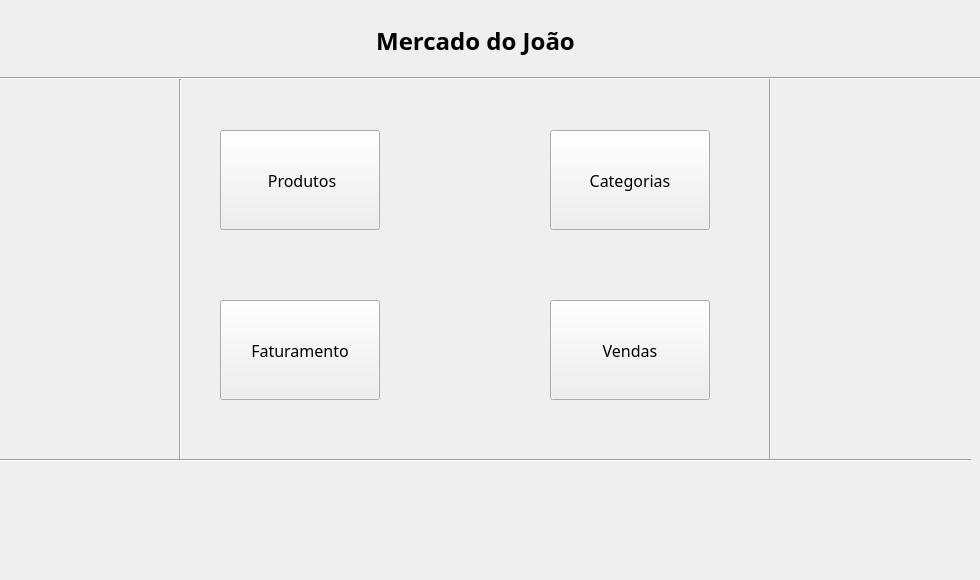
<?xml version="1.0" encoding="UTF-8"?>
<ui version="4.0">
 <class>Form</class>
 <widget class="QWidget" name="Form">
  <property name="windowModality">
   <enum>Qt::WindowModal</enum>
  </property>
  <property name="geometry">
   <rect>
    <x>0</x>
    <y>0</y>
    <width>980</width>
    <height>580</height>
   </rect>
  </property>
  <property name="minimumSize">
   <size>
    <width>980</width>
    <height>580</height>
   </size>
  </property>
  <property name="maximumSize">
   <size>
    <width>980</width>
    <height>580</height>
   </size>
  </property>
  <property name="windowTitle">
   <string>Mercado</string>
  </property>
  <property name="windowIcon">
   <iconset>
    <normaloff>:/images/window_icon.png</normaloff>:/images/window_icon.png</iconset>
  </property>
  <property name="locale">
   <locale language="Portuguese" country="Brazil"/>
  </property>
  <widget class="Line" name="hline1">
   <property name="geometry">
    <rect>
     <x>-20</x>
     <y>450</y>
     <width>991</width>
     <height>20</height>
    </rect>
   </property>
   <property name="accessibleName">
    <string>hline1</string>
   </property>
   <property name="orientation">
    <enum>Qt::Horizontal</enum>
   </property>
  </widget>
  <widget class="QToolButton" name="btn_products_save">
   <property name="geometry">
    <rect>
     <x>550</x>
     <y>300</y>
     <width>160</width>
     <height>100</height>
    </rect>
   </property>
   <property name="font">
    <font>
     <family>Droid Sans</family>
     <pointsize>12</pointsize>
    </font>
   </property>
   <property name="cursor">
    <cursorShape>PointingHandCursor</cursorShape>
   </property>
   <property name="toolTip">
    <string>Salvar</string>
   </property>
   <property name="accessibleName">
    <string>btn_products_save</string>
   </property>
   <property name="text">
    <string extracomment="Salvar">Vendas</string>
   </property>
   <property name="icon">
    <iconset resource="../resources_rc.qrc">
     <normaloff>:/sales_icon.png</normaloff>:/sales_icon.png</iconset>
   </property>
   <property name="iconSize">
    <size>
     <width>64</width>
     <height>64</height>
    </size>
   </property>
   <property name="shortcut">
    <string>Ctrl+V</string>
   </property>
   <property name="toolButtonStyle">
    <enum>Qt::ToolButtonTextUnderIcon</enum>
   </property>
  </widget>
  <widget class="QSplitter" name="splitter">
   <property name="geometry">
    <rect>
     <x>10</x>
     <y>0</y>
     <width>0</width>
     <height>0</height>
    </rect>
   </property>
   <property name="orientation">
    <enum>Qt::Vertical</enum>
   </property>
  </widget>
  <widget class="QToolButton" name="btn_products_back">
   <property name="geometry">
    <rect>
     <x>550</x>
     <y>130</y>
     <width>160</width>
     <height>100</height>
    </rect>
   </property>
   <property name="font">
    <font>
     <family>Droid Sans</family>
     <pointsize>12</pointsize>
    </font>
   </property>
   <property name="cursor">
    <cursorShape>PointingHandCursor</cursorShape>
   </property>
   <property name="toolTip">
    <string extracomment="Voltar">Voltar</string>
   </property>
   <property name="accessibleName">
    <string>btn_products_back</string>
   </property>
   <property name="text">
    <string extracomment="Voltar">Categorias</string>
   </property>
   <property name="icon">
    <iconset resource="../resources_rc.qrc">
     <normaloff>:/categories_icon.png</normaloff>:/categories_icon.png</iconset>
   </property>
   <property name="iconSize">
    <size>
     <width>64</width>
     <height>64</height>
    </size>
   </property>
   <property name="shortcut">
    <string>Ctrl+C</string>
   </property>
   <property name="toolButtonStyle">
    <enum>Qt::ToolButtonTextUnderIcon</enum>
   </property>
   <property name="arrowType">
    <enum>Qt::NoArrow</enum>
   </property>
  </widget>
  <widget class="QWidget" name="layoutWidget">
   <property name="geometry">
    <rect>
     <x>10</x>
     <y>0</y>
     <width>2</width>
     <height>2</height>
    </rect>
   </property>
   <layout class="QVBoxLayout" name="verticalLayout"/>
  </widget>
  <widget class="QToolButton" name="btn_products_new">
   <property name="geometry">
    <rect>
     <x>220</x>
     <y>300</y>
     <width>160</width>
     <height>100</height>
    </rect>
   </property>
   <property name="font">
    <font>
     <family>Droid Sans</family>
     <pointsize>12</pointsize>
     <weight>50</weight>
     <bold>false</bold>
     <strikeout>false</strikeout>
     <stylestrategy>PreferDefault</stylestrategy>
     <kerning>true</kerning>
    </font>
   </property>
   <property name="cursor">
    <cursorShape>PointingHandCursor</cursorShape>
   </property>
   <property name="toolTip">
    <string>Novo</string>
   </property>
   <property name="accessibleName">
    <string>btn_products_new</string>
   </property>
   <property name="layoutDirection">
    <enum>Qt::LeftToRight</enum>
   </property>
   <property name="autoFillBackground">
    <bool>false</bool>
   </property>
   <property name="text">
    <string extracomment="Novo">Faturamento</string>
   </property>
   <property name="icon">
    <iconset resource="../resources_rc.qrc">
     <normaloff>:/revenues_icon.png</normaloff>:/revenues_icon.png</iconset>
   </property>
   <property name="iconSize">
    <size>
     <width>64</width>
     <height>64</height>
    </size>
   </property>
   <property name="shortcut">
    <string>Ctrl+F</string>
   </property>
   <property name="checkable">
    <bool>false</bool>
   </property>
   <property name="toolButtonStyle">
    <enum>Qt::ToolButtonTextUnderIcon</enum>
   </property>
  </widget>
  <widget class="QLabel" name="lbl_products">
   <property name="geometry">
    <rect>
     <x>330</x>
     <y>20</y>
     <width>291</width>
     <height>41</height>
    </rect>
   </property>
   <property name="font">
    <font>
     <family>Droid Sans</family>
     <pointsize>18</pointsize>
     <weight>75</weight>
     <bold>true</bold>
    </font>
   </property>
   <property name="toolTip">
    <string>Lista de Produtos</string>
   </property>
   <property name="accessibleName">
    <string>lbl_products</string>
   </property>
   <property name="layoutDirection">
    <enum>Qt::LeftToRight</enum>
   </property>
   <property name="text">
    <string>Mercado do João</string>
   </property>
   <property name="alignment">
    <set>Qt::AlignCenter</set>
   </property>
   <property name="wordWrap">
    <bool>true</bool>
   </property>
   <property name="textInteractionFlags">
    <set>Qt::NoTextInteraction</set>
   </property>
  </widget>
  <widget class="Line" name="vline1">
   <property name="geometry">
    <rect>
     <x>760</x>
     <y>78</y>
     <width>20</width>
     <height>381</height>
    </rect>
   </property>
   <property name="accessibleName">
    <string>vline1</string>
   </property>
   <property name="orientation">
    <enum>Qt::Vertical</enum>
   </property>
  </widget>
  <widget class="QSplitter" name="splitter_2">
   <property name="geometry">
    <rect>
     <x>10</x>
     <y>0</y>
     <width>0</width>
     <height>0</height>
    </rect>
   </property>
   <property name="orientation">
    <enum>Qt::Horizontal</enum>
   </property>
  </widget>
  <widget class="QToolButton" name="btn_products_delete">
   <property name="geometry">
    <rect>
     <x>220</x>
     <y>130</y>
     <width>160</width>
     <height>100</height>
    </rect>
   </property>
   <property name="font">
    <font>
     <family>Droid Sans</family>
     <pointsize>12</pointsize>
     <weight>50</weight>
     <bold>false</bold>
     <strikeout>false</strikeout>
     <stylestrategy>PreferDefault</stylestrategy>
     <kerning>true</kerning>
    </font>
   </property>
   <property name="cursor">
    <cursorShape>PointingHandCursor</cursorShape>
   </property>
   <property name="toolTip">
    <string>Deletar</string>
   </property>
   <property name="accessibleName">
    <string>btn_products_delete</string>
   </property>
   <property name="layoutDirection">
    <enum>Qt::LeftToRight</enum>
   </property>
   <property name="autoFillBackground">
    <bool>false</bool>
   </property>
   <property name="text">
    <string extracomment="Deletar"> Produtos</string>
   </property>
   <property name="icon">
    <iconset resource="../resources_rc.qrc">
     <normaloff>:/products_icon.png</normaloff>:/products_icon.png</iconset>
   </property>
   <property name="iconSize">
    <size>
     <width>64</width>
     <height>64</height>
    </size>
   </property>
   <property name="shortcut">
    <string/>
   </property>
   <property name="checkable">
    <bool>false</bool>
   </property>
   <property name="toolButtonStyle">
    <enum>Qt::ToolButtonTextUnderIcon</enum>
   </property>
  </widget>
  <widget class="Line" name="vline1_3">
   <property name="geometry">
    <rect>
     <x>170</x>
     <y>79</y>
     <width>20</width>
     <height>380</height>
    </rect>
   </property>
   <property name="accessibleName">
    <string>vline1</string>
   </property>
   <property name="orientation">
    <enum>Qt::Vertical</enum>
   </property>
  </widget>
  <widget class="Line" name="hline1_2">
   <property name="geometry">
    <rect>
     <x>0</x>
     <y>68</y>
     <width>991</width>
     <height>20</height>
    </rect>
   </property>
   <property name="accessibleName">
    <string>hline1</string>
   </property>
   <property name="orientation">
    <enum>Qt::Horizontal</enum>
   </property>
  </widget>
 </widget>
 <resources>
  <include location="../resources_rc.qrc"/>
 </resources>
 <connections/>
</ui>
